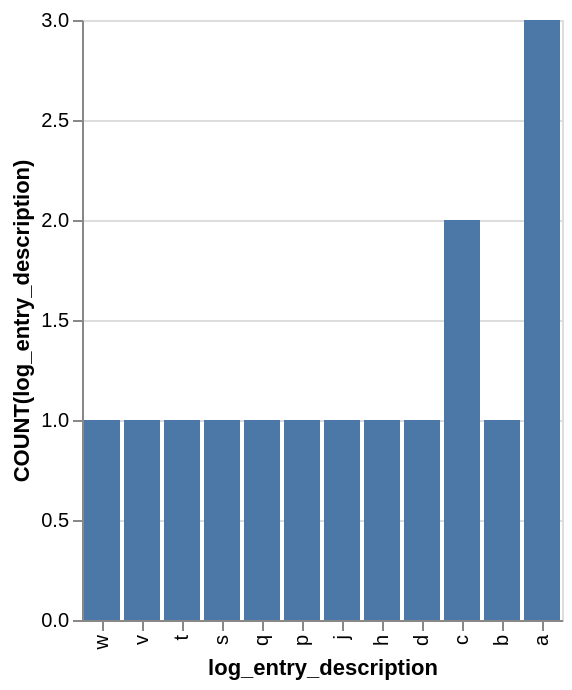

Vega-Lite specification for this chart:
### Vega-Lite specification from a JSON file in a GitHub repository (floating-point values rounded to 4 significant figures)
{"data": {"values": [{"x_data": "w", "y_data": 1}, {"x_data": "v", "y_data": 1}, {"x_data": "t", "y_data": 1}, {"x_data": "s", "y_data": 1}, {"x_data": "q", "y_data": 1}, {"x_data": "p", "y_data": 1}, {"x_data": "j", "y_data": 1}, {"x_data": "h", "y_data": 1}, {"x_data": "d", "y_data": 1}, {"x_data": "c", "y_data": 2}, {"x_data": "b", "y_data": 1}, {"x_data": "a", "y_data": 3}]}, "mark": "bar", "encoding": {"x": {"field": "x_data", "type": "nominal", "title": "log_entry_description", "sort": "descending"}, "y": {"field": "y_data", "type": "quantitative", "title": "COUNT(log_entry_description)"}}}
